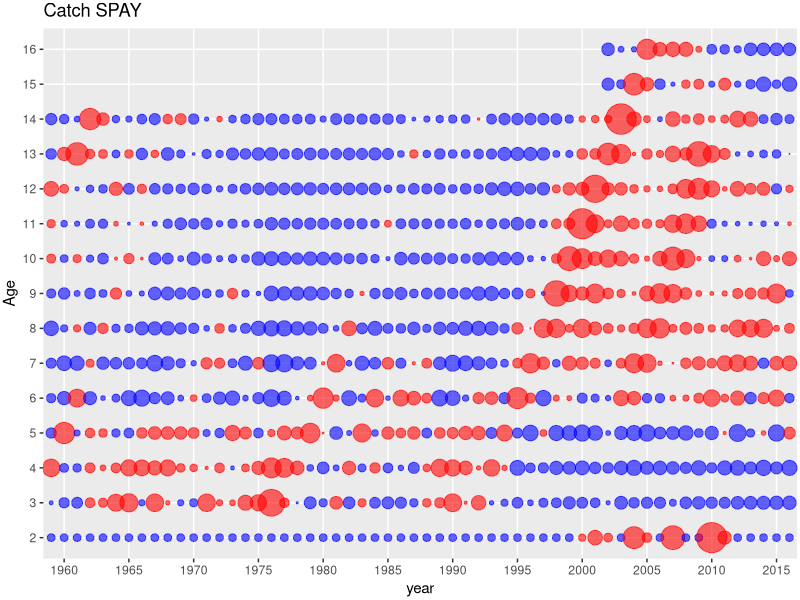
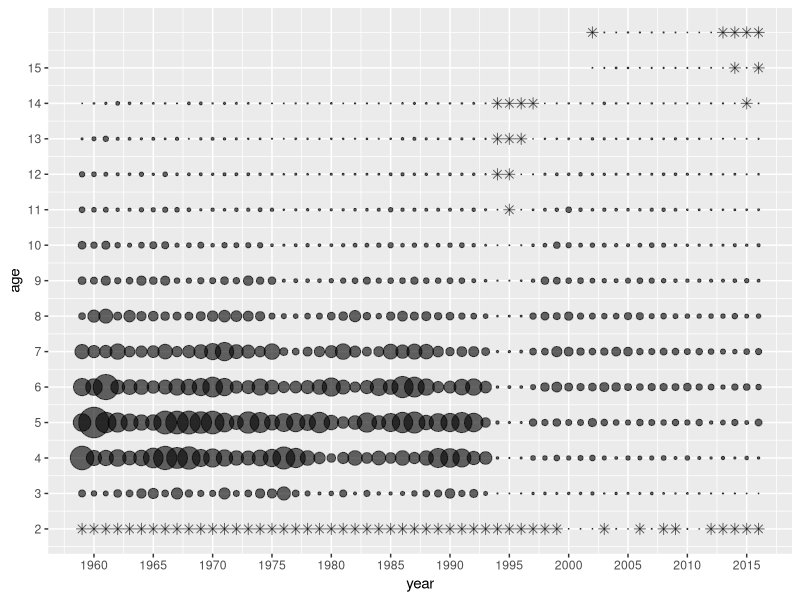
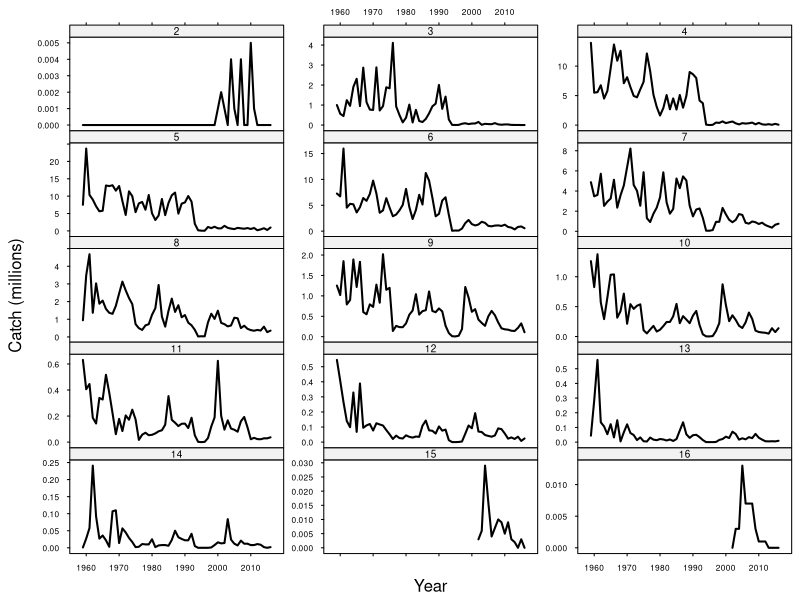
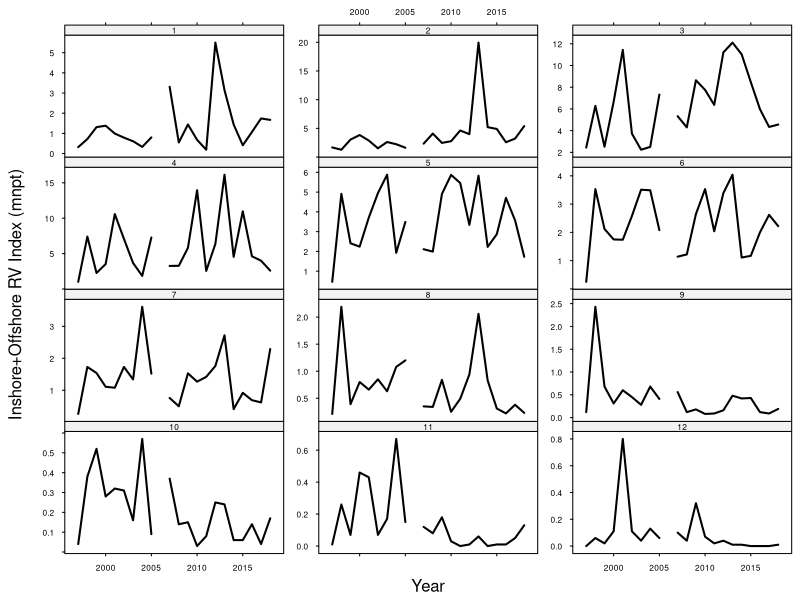
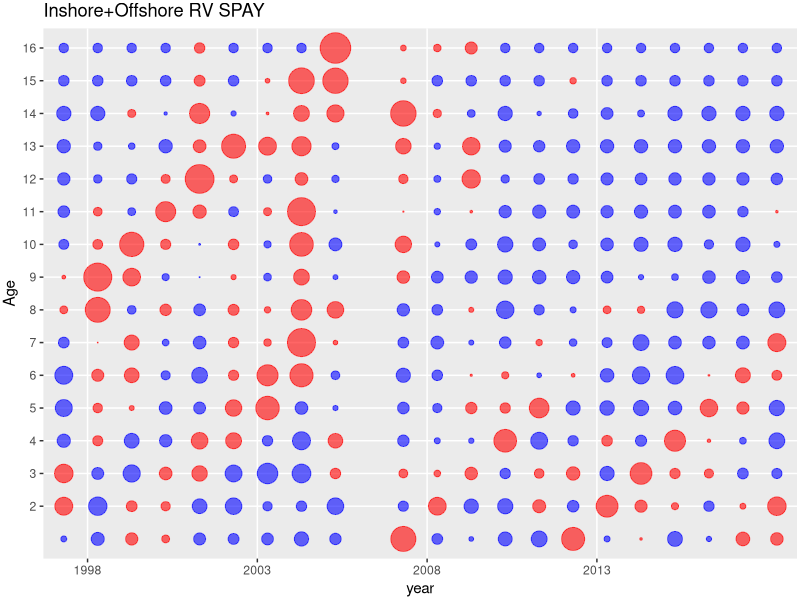
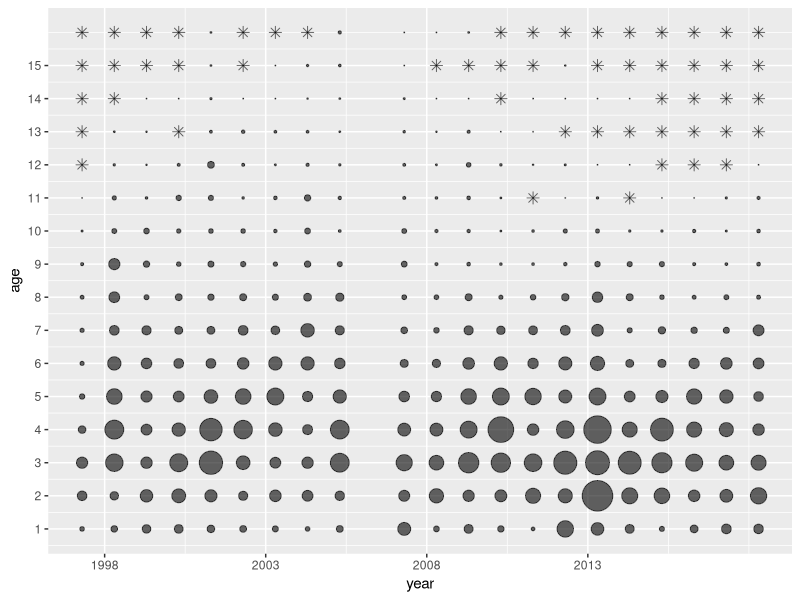
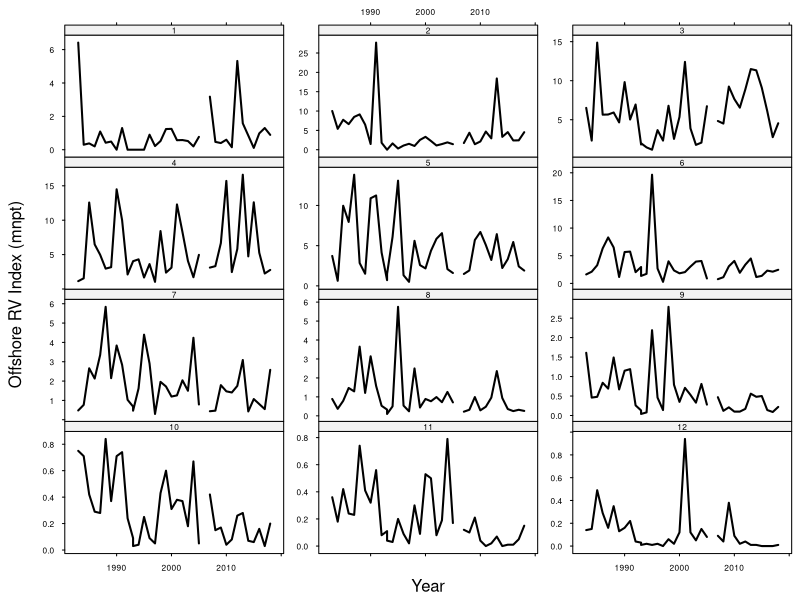
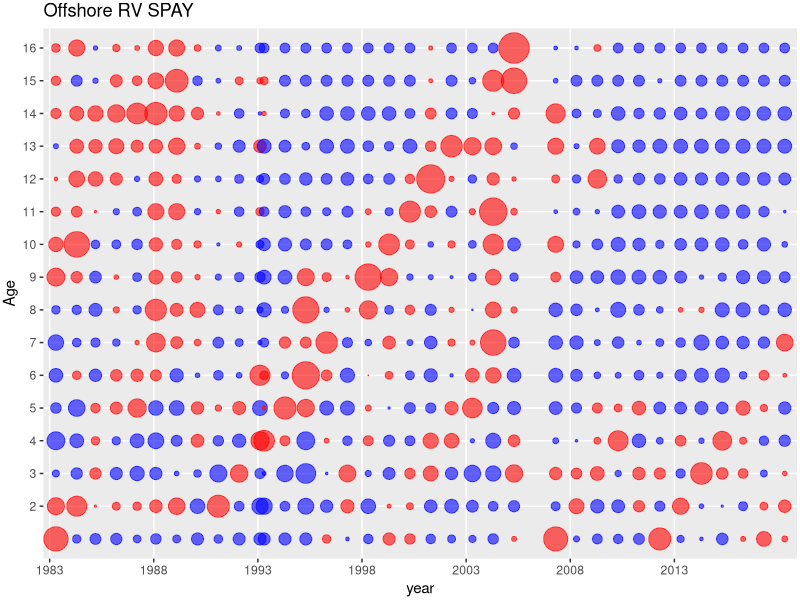

Reproduce these figures in R, in order.
setwd("C:\\home\\CADIGAN\\GradProgram\\2019\\F6005\\project1\\data_EDA")

require(lattice)  
library(latticeExtra)
library('ggplot2') 
require(reshape2) 
library(stringr)

## First Some R code to collect Data

assess.year = 1959:2017
                  
cnames = c('Year','landings')
landings = read.table(file='landings.dat',header=FALSE,col.names=cnames)

cnames = c('Year',paste('Age',1:16,sep=""))       
RV_IO.matrix = read.table(file='RV_IO.dat',header=FALSE,col.names=cnames)
cnames = c('Year',paste('Age',1:16,sep=""))       
RV_OFF.matrix = read.table(file='RV_OFF.dat',header=FALSE,col.names=cnames)

cnames = c('Year',paste('Age',2:16,sep=""))
catch = read.table(file='catch.dat',header=FALSE,col.names=cnames) 

cnames = c('Year',paste('Age',1:16,sep=""))
mat.all = read.table(file='mat.txt',header=FALSE,col.names=cnames)

wt.all = read.table(file='stock_wt.dat',header=TRUE) 
midy_wt.all = read.table(file='midy_wt.dat',header=TRUE) 

mat = subset(mat.all,mat.all[,1] %in% assess.year)
mat = mat[,2:17]

#wt = subset(wt.all,wt.all[,1] %in% assess.year)
wt = wt.all[,2:17] 
## add weight for 2017;
wt = rbind(wt,wt[nrow(wt),])             
#midy_wt = subset(midy_wt.all,midy_wt.all[,1] %in% assess.year)
midy_wt = midy_wt.all[,2:17]

#colnames(wt)=colnames(mat) 
#colnames(midy_wt)=colnames(mat)

year = catch[,1]
catch = catch[,2:16]/1000

# make vector data frames

vec_func = function(mdat){
  vdat = melt(mdat,id=c("Year"))
  vdat$Age = as.numeric(substr(vdat$variable,4,5))
  vdat$variable=NULL
  vdat$index=vdat$value
  vdat$value=NULL
  return(vdat)
}

RV_IO.vec = vec_func(RV_IO.matrix)
RV_IO.vec$survey = 'RV Inshore+Offshore' 
RV_IO.vec$fs = RV_IO.vec$Year - floor(RV_IO.vec$Year)
RV_IO.vec$Year = floor(RV_IO.vec$Year)  
   
RV_OFF.vec = vec_func(RV_OFF.matrix)
RV_OFF.vec$survey = 'RV Offshore'     
RV_OFF.vec$fs = RV_OFF.vec$Year - floor(RV_OFF.vec$Year)
RV_OFF.vec$Year = floor(RV_OFF.vec$Year)  

indices = rbind(RV_IO.vec,RV_OFF.vec)

temp = cbind(year,catch)
colnames(temp) = c('Year',colnames(catch))
catch.vec = vec_func(temp) 

rv.year = subset(wt.all[,1],wt.all[,1] %in% assess.year)
 
temp = cbind(c(rv.year,max(rv.year)+1),wt)
colnames(temp) = c('Year',colnames(wt))
wt.vec = vec_func(temp)   

temp = cbind(rv.year,midy_wt)
colnames(temp) = c('Year',colnames(midy_wt))
midy_wt.vec = vec_func(temp)    

temp = cbind(c(year,max(year)+1),mat)
colnames(temp) = c('Year',colnames(mat))
mat.vec = vec_func(temp)

save(assess.year,rv.year,catch,mat,wt,midy_wt,indices,catch.vec,mat.vec,wt.vec,
midy_wt.vec,RV_IO.matrix,RV_OFF.matrix,file='3Ps.RData')

############ Plot the inputs  ####################;

my.padding <- list(layout.heights = list( 
                        top.padding = 0, 
                        main.key.padding = 0, 
                        key.axis.padding = 0, 
                        axis.xlab.padding = 0, 
                        xlab.key.padding = 0, 
                        key.sub.padding = 0), 
                layout.widths = list( 
                        left.padding = 1,
                        key.ylab.padding = 0, 
                        ylab.axis.padding = 1, 
                        axis.key.padding = 0, 
                        right.padding = 1) 
                )  

year = sort(unique(catch.vec$Year))
age = sort(unique(catch.vec$Age)) 
Y=length(year)
A=length(age)

## make a spay plot

spay_dat = function(X){
 
 Y=nrow(X)
 A=ncol(X)-1
 Ap=A+1
 year=X[,1]
 Xp=X[,2:Ap]
 age = as.numeric(sub('Age','',colnames(X)[2:Ap]))

 Ph = Xp/matrix(apply(Xp,1,sum,na.rm=T),nrow=Y,ncol=A,byrow=F)
 Ph.dev = Ph - matrix(apply(Ph,2,mean,na.rm=T),nrow=Y,ncol=A,byrow=T)
 Ph.dev = Ph.dev/matrix(sqrt(apply(Ph,2,var,na.rm=T)),nrow=Y,ncol=A,byrow=T)

  dat = data.frame(age = as.vector(matrix(age,nrow=Y,ncol=A,byrow=T)),
  year = as.vector(matrix(year,nrow=Y,ncol=A,byrow=F)),
  N = unlist(Xp),spay=unlist(Ph.dev))
  dat$clr = sign(dat$spay)
  dat$cohort = dat$year-dat$age
  return(dat)
}

dat = spay_dat(cbind(year,catch))

png(file='catch_spay.png',width=5,height=5,units='in',res=300)

ggplot(dat, aes(x=year, y=age, color=factor(clr))) + 
    geom_point(aes(size = 1.5*abs(spay)),alpha=0.6, show.legend = FALSE) +
    scale_size_continuous(range = c(0,10)) + 
    theme(plot.margin = margin(2, 2, 2, 2)) +
    ggtitle("Catch SPAY") +
    scale_color_manual(values=c('blue','red'))+ 
    scale_y_discrete(name ="Age",limits=age)+ 
    scale_x_discrete(name ="year",limits=seq(1960,2020,by=5))
    
dev.off()

dat$symbol=19
dat$symbol[dat$N==0]=8
dat$size = 1.5*abs(dat$N) 
dat$size[dat$N==0]=2 

png(file='catch_bubbles.png',width=5,height=5,units='in',res=300)

ggplot(dat, aes(x=year, y=age)) + 
    geom_point(aes(size = size, shape=factor(symbol)),alpha=0.6, show.legend = FALSE) +
    scale_shape_manual(values=c(8,19))+
    scale_size_continuous(range = c(0,10)) +  
    scale_y_continuous(breaks=1:15)             + 
    scale_x_continuous(breaks=seq(1960,2015,by=5))
    
dev.off()

##plot inputs

xttl <- list(c("Year"), cex=1)
yttl <- list(c("Catch (millions)"), cex=1)
stripttl <- list(cex=0.5,font=1)
#ax <- list(cex=1,relation="free",tck=0.3,y=list(rot=0))
ax <- list(cex=0.5,tck=0.3,y=list(rot=0,relation=c("free")))
dat = catch.vec 
nr = ceiling(length(2:16)/3)

P1 = xyplot(index~Year|as.factor(Age),
data=dat, type=c("l"),lwd=2,xlab=xttl, scales=ax,
ylab=yttl, strip.text=stripttl, las=1,col=c('black'),
as.table=TRUE, layout=c(3,nr,1),
par.settings = my.padding,
par.strip.text = list(cex=0.6),
)
gname = "catch_ts.jpeg"
jpeg(file=gname,width=4,height=4,units='in',res=300)       
  print(P1)
dev.off()


## plot RV_IO

xttl <- list(c("Year"), cex=1)
yttl <- list(c("Inshore+Offshore RV Index (mnpt)"), cex=1)
stripttl <- list(cex=0.5,font=1)
ax <- list(cex=0.5,tck=0.3,y=list(rot=0,relation=c("free")))
dat = RV_IO.vec 
nr = ceiling(length(2:12)/3)

P1 = xyplot(index~Year|as.factor(Age),
data=dat, type=c("l"),lwd=2,xlab=xttl, scales=ax,
ylab=yttl, strip.text=stripttl, las=1,col=c('black'),
as.table=TRUE, layout=c(3,nr,1),
par.settings = my.padding,
par.strip.text = list(cex=0.5),
)
gname = "RV_IO_ts.jpeg"
jpeg(file=gname,width=4,height=4,units='in',res=300)       
  print(P1)
dev.off()

dat = spay_dat(RV_IO.matrix)

png(file='RV_IO_spay.png',width=5,height=5,units='in',res=300)

ggplot(dat, aes(x=year, y=age, color=factor(clr))) + 
    geom_point(aes(size = 1.5*abs(spay)),alpha=0.6, show.legend = FALSE) +
    scale_size_continuous(range = c(0,10)) + 
    theme(plot.margin = margin(2, 2, 2, 2)) + 
    ggtitle("Inshore+Offshore RV SPAY") +
    scale_color_manual(values=c('blue','red'))+ 
    scale_y_discrete(name ="Age",limits=age)+ 
    scale_x_discrete(name ="year",limits=seq(1983,2016,by=5))
    
dev.off()

dat$symbol=19
dat$symbol[dat$N==0]=8
dat$size = 1.5*abs(dat$N) 
dat$size[dat$N==0]=2 

png(file='RV_IO_bubbles.png',width=5,height=5,units='in',res=300)

ggplot(dat, aes(x=year, y=age)) + 
    geom_point(aes(size = size, shape=factor(symbol)),alpha=0.6, show.legend = FALSE) +
    scale_shape_manual(values=c(8,19))+
    scale_size_continuous(range = c(0,10)) +  
    scale_y_continuous(breaks=1:15)             + 
    scale_x_continuous(breaks=seq(1983,2016,by=5))
    
dev.off()

## plot Offshore Survey

xttl <- list(c("Year"), cex=1)
yttl <- list(c("Offshore RV Index (mnpt)"), cex=1)
stripttl <- list(cex=0.5,font=1)  
ax <- list(cex=0.5,tck=0.3,y=list(rot=0,relation=c("free")))
dat = RV_OFF.vec 
nr = ceiling(length(2:12)/3)

P1 = xyplot(index~Year|as.factor(Age),
data=dat, type=c("l"),lwd=2,xlab=xttl, scales=ax,
ylab=yttl, strip.text=stripttl, las=1,col=c('black'),
as.table=TRUE, layout=c(3,nr,1),
par.settings = my.padding,
par.strip.text = list(cex=0.5),
)
gname = "RV_OFF_ts.jpeg"
jpeg(file=gname,width=4,height=4,units='in',res=300)       
  print(P1)
dev.off()

dat = spay_dat(RV_OFF.matrix)

png(file='RV_OFF_spay.png',width=5,height=5,units='in',res=300)

ggplot(dat, aes(x=year, y=age, color=factor(clr))) + 
    geom_point(aes(size = 1.5*abs(spay)),alpha=0.6, show.legend = FALSE) +
    scale_size_continuous(range = c(0,10)) + 
    theme(plot.margin = margin(2, 2, 2, 2)) +  
    ggtitle("Offshore RV SPAY") +
    scale_color_manual(values=c('blue','red'))+ 
    scale_y_discrete(name ="Age",limits=age)+ 
    scale_x_discrete(name ="year",limits=seq(1983,2016,by=5))
    
dev.off() 

dat$symbol=19
dat$symbol[dat$N==0]=8
dat$size = 1.5*abs(dat$N) 
dat$size[dat$N==0]=2 

png(file='RV_OFF_bubbles.png',width=5,height=5,units='in',res=300)

ggplot(dat, aes(x=year, y=age)) + 
    geom_point(aes(size = size, shape=factor(symbol)),alpha=0.6, show.legend = FALSE) +
    scale_shape_manual(values=c(8,19))+
    scale_size_continuous(range = c(0,10)) +  
    scale_y_continuous(breaks=1:15)             + 
    scale_x_continuous(breaks=seq(1983,2016,by=5))
    
dev.off()


#Plot mats

xttl <- list(c("Year"), cex=1)
yttl <- list(c("% Mature"), cex=1)
stripttl <- list(cex=0.5,font=1) 
ax <- list(cex=0.5,tck=0.3,y=list(rot=0,relation=c("free")))
dat = mat.vec
dat$index = round(100*dat$index,digits=1) 
nr = ceiling(length(1:15)/3)

P1 = xyplot(index~Year|as.factor(Age),
data=dat, type=c("l"),lwd=2,xlab=xttl, scales=ax,
ylab=yttl, strip.text=stripttl, las=1,col=c('black'),
as.table=TRUE, layout=c(3,nr,1),
par.settings = my.padding,
par.strip.text = list(cex=0.5),
)
gname = "mat_ts.jpeg"
jpeg(file=gname,width=4,height=4,units='in',res=300)       
  print(P1)
dev.off()  

#Plot weights

xttl <- list(c("Year"), cex=1)
yttl <- list(c("Jan1 Body Weight (kg)"), cex=1)
stripttl <- list(cex=0.5,font=1)
ax <- list(cex=0.5,tck=0.3,y=list(rot=0,relation=c("free")))
dat = wt.vec
#dat$index = round(100*dat$index,digits=1) 
nr = ceiling(length(1:16)/4)

P1 = xyplot(index~Year|as.factor(Age),
data=dat, type=c("l"),lwd=2,xlab=xttl, scales=ax,
ylab=yttl, strip.text=stripttl, las=1,col=c('black'),
as.table=TRUE, layout=c(4,nr,1),
par.settings = my.padding,
par.strip.text = list(cex=0.6),
)
gname = "wt_ts.jpeg"
jpeg(file=gname,width=4,height=4,units='in',res=300)       
  print(P1)
dev.off()


xttl <- list(c("Year"), cex=1)
yttl <- list(c("Mid-year Body Weight (kg)"), cex=1)
stripttl <- list(cex=0.5,font=1)
ax <- list(cex=0.5,tck=0.3,y=list(rot=0,relation=c("free")))
dat = midy_wt.vec
#dat$index = round(100*dat$index,digits=1) 
nr = ceiling(length(1:16)/4)

P1 = xyplot(index~Year|as.factor(Age),
data=dat, type=c("l"),lwd=2,xlab=xttl, scales=ax,
ylab=yttl, strip.text=stripttl, las=1,col=c('black'),
as.table=TRUE, layout=c(4,nr,1),
par.settings = my.padding,
par.strip.text = list(cex=0.6),
)
gname = "midy_wt_ts.jpeg"
jpeg(file=gname,width=4,height=4,units='in',res=300)       
  print(P1)
dev.off()
